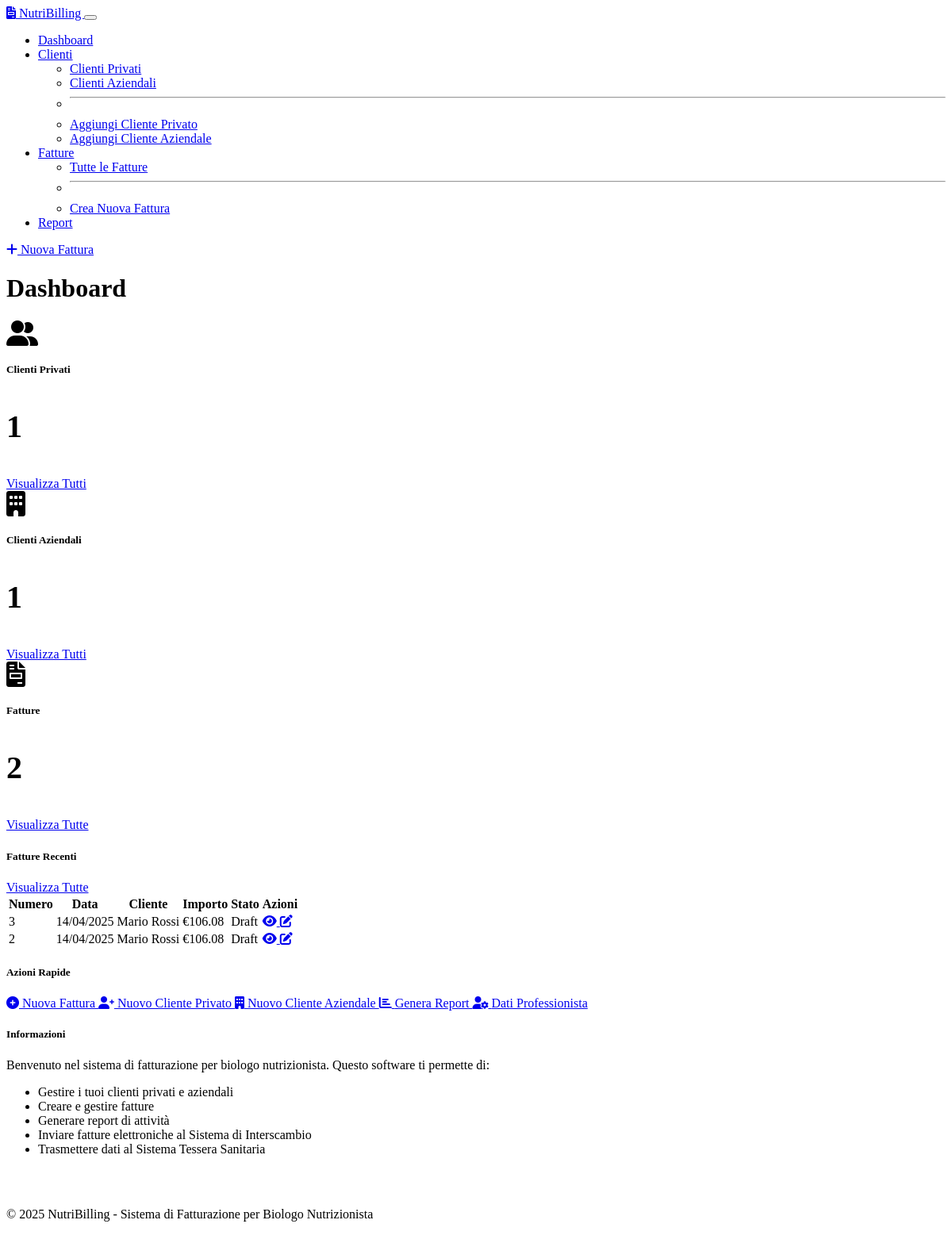
The page / on the database its author committed.
### models.py (models this page shows, shortened)
class Invoice(db.Model):
    __tablename__ = 'invoices'
    id = db.Column(db.Integer, primary_key=True)
    invoice_number = db.Column(db.String(50), nullable=False, unique=True)
    invoice_date = db.Column(db.Date, nullable=False, default=datetime.utcnow().date)
    private_client_id = db.Column(db.Integer, db.ForeignKey('private_clients.id'), nullable=True)
    business_client_id = db.Column(db.Integer, db.ForeignKey('business_clients.id'), nullable=True)
    payment_method = db.Column(db.String(100), nullable=True)
    notes = db.Column(db.Text, nullable=True)
    payment_due_date = db.Column(db.Date, nullable=True)
    status = db.Column(db.String(20), nullable=False, default='draft')  # draft, sent, paid, cancelled
    sent_to_sdi = db.Column(db.Boolean, default=False)  # Sent to Sistema di Interscambio
    sent_to_sts = db.Column(db.Boolean, default=False)  # Sent to Sistema Tessera Sanitaria
    health_service_related = db.Column(db.Boolean, default=False)  # If related to health services
    apply_enpab = db.Column(db.Boolean, default=True)  # Apply ENPAB contribution (4%)
    apply_stamp = db.Column(db.Boolean, default=True)  # Apply revenue stamp (€2.00)
    stamp_amount = db.Column(db.Float, default=2.00)  # Revenue stamp amount, default €2.00
    enpab_rate = db.Column(db.Float, default=4.00)  # ENPAB rate, default 4%
    created_at = db.Column(db.DateTime, default=lambda: datetime.now(timezone.utc))
    updated_at = db.Column(db.DateTime, default=lambda: datetime.now(timezone.utc), onupdate=lambda: datetime.now(timezone.utc))
    items = db.relationship('InvoiceItem', backref='invoice', lazy=True, cascade="all, delete-orphan")
    @property
    def subtotal(self):
        return sum(item.total_price for item in self.items)
    @property
    def enpab_amount(self):
        if not self.apply_enpab:
            return 0
        stamp_amount = self.stamp_amount if self.apply_stamp else 0
        return (self.subtotal + stamp_amount) * (self.enpab_rate / 100)
    @property
    def taxable_amount(self):
        return self.subtotal + self.enpab_amount
    @property
    def total_vat(self):
        items_vat = sum(item.total_price * (item.vat_rate / 100) for item in self.items)
        has_vat_items = any(item.vat_rate > 0 for item in self.items)
        enpab_vat = 0
        if has_vat_items and self.apply_enpab:
            enpab_without_stamp = self.subtotal * (self.enpab_rate / 100)
            enpab_vat = enpab_without_stamp * 0.22
        return items_vat + enpab_vat
    @property
    def stamp_duty(self):
        if not self.apply_stamp:
            return 0
        return self.stamp_amount
    @property
    def total(self):
        return self.taxable_amount + self.total_vat + self.stamp_duty
    @property
    def client_name(self):
        if self.private_client_id:
            return self.private_client.full_name
        elif self.business_client_id:
            return self.business_client.business_name
        return "Unknown Client"

class PrivateClient(db.Model):
    __tablename__ = 'private_clients'
    id = db.Column(db.Integer, primary_key=True)
    first_name = db.Column(db.String(100), nullable=False)
    last_name = db.Column(db.String(100), nullable=False)
    fiscal_code = db.Column(db.String(16), nullable=False, unique=True)
    email = db.Column(db.String(120), nullable=True)
    phone = db.Column(db.String(20), nullable=True)
    address = db.Column(db.String(255), nullable=True)
    city = db.Column(db.String(100), nullable=True)
    postal_code = db.Column(db.String(10), nullable=True)
    province = db.Column(db.String(2), nullable=True)
    date_of_birth = db.Column(db.Date, nullable=True)
    notes = db.Column(db.Text, nullable=True)
    created_at = db.Column(db.DateTime, default=lambda: datetime.now(timezone.utc))
    updated_at = db.Column(db.DateTime, default=lambda: datetime.now(timezone.utc), onupdate=lambda: datetime.now(timezone.utc))
    invoices = db.relationship('Invoice', backref='private_client', lazy=True,
                               foreign_keys='Invoice.private_client_id')
    @property
    def full_name(self):
        return f"{self.first_name} {self.last_name}"

class InvoiceItem(db.Model):
    __tablename__ = 'invoice_items'
    id = db.Column(db.Integer, primary_key=True)
    invoice_id = db.Column(db.Integer, db.ForeignKey('invoices.id', ondelete='CASCADE'), nullable=False)
    description = db.Column(db.String(255), nullable=False)
    quantity = db.Column(db.Integer, nullable=False, default=1)
    unit_price = db.Column(db.Float, nullable=False)
    vat_rate = db.Column(db.Float, nullable=False, default=22.0)  # Default 22% VAT in Italy
    exemption_reason = db.Column(db.String(255), nullable=True)
    created_at = db.Column(db.DateTime, default=lambda: datetime.now(timezone.utc))
    updated_at = db.Column(db.DateTime, default=lambda: datetime.now(timezone.utc), onupdate=lambda: datetime.now(timezone.utc))
    @property
    def total_price(self):
        return self.quantity * self.unit_price

### routes.py (the view)
@app.route('/')
@app.route('/home') # Aggiunto endpoint per coerenza con configura_professionista.html
def index():
    private_clients_count = PrivateClient.query.count()
    business_clients_count = BusinessClient.query.count()
    invoices_count = Invoice.query.count()
    recent_invoices = Invoice.query.order_by(Invoice.created_at.desc()).limit(5).all()
    return render_template('index.html',
                          private_clients_count=private_clients_count,
                          business_clients_count=business_clients_count,
                          invoices_count=invoices_count,
                          recent_invoices=recent_invoices)

### app.py (called while the page is built)
@app.context_processor
def utility_processor():
    def now():
        return datetime.now()
    return dict(now=now)

### templates/index.html (shortened to what this page needs)
{% extends "base.html" %}
{% block page_title %}Dashboard{% endblock %}
{% block content %}
<div class="row mb-4">
    <div class="col-md-4">
        <div class="card count-card bg-primary text-white mb-3">
            <div class="card-body text-center">
                <i class="fas fa-user-friends mb-2" style="font-size: 2rem;"></i>
                <h5 class="card-title">Clienti Privati</h5>
                <p class="count-number mb-0">{{ private_clients_count }}</p>
            </div>
            <div class="card-footer d-grid">
                <a href="{{ url_for('private_clients') }}" class="btn btn-outline-light">Visualizza Tutti</a>
            </div>
        </div>
    </div>
    <div class="col-md-4">
        <div class="card count-card bg-info text-white mb-3">
            <div class="card-body text-center">
                <i class="fas fa-building mb-2" style="font-size: 2rem;"></i>
                <h5 class="card-title">Clienti Aziendali</h5>
                <p class="count-number mb-0">{{ business_clients_count }}</p>
            </div>
            <div class="card-footer d-grid">
                <a href="{{ url_for('business_clients') }}" class="btn btn-outline-light">Visualizza Tutti</a>
            </div>
        </div>
    </div>
    <div class="col-md-4">
        <div class="card count-card bg-success text-white mb-3">
            <div class="card-body text-center">
                <i class="fas fa-file-invoice mb-2" style="font-size: 2rem;"></i>
                <h5 class="card-title">Fatture</h5>
                <p class="count-number mb-0">{{ invoices_count }}</p>
            </div>
            <div class="card-footer d-grid">
                <a href="{{ url_for('invoices') }}" class="btn btn-outline-light">Visualizza Tutte</a>
            </div>
        </div>
    </div>
</div>
<div class="row">
    <div class="col-md-8">
        <div class="card mb-4">
            <div class="card-header d-flex justify-content-between align-items-center">
                <h5 class="mb-0">Fatture Recenti</h5>
                <a href="{{ url_for('invoices') }}" class="btn btn-sm btn-primary">Visualizza Tutte</a>
            </div>
            <div class="card-body">
                {% if recent_invoices %}
                <div class="table-responsive">
                    <table class="table table-striped table-hover">
                        <thead>
                            <tr>
                                <th>Numero</th>
                                <th>Data</th>
                                <th>Cliente</th>
                                <th>Importo</th>
                                <th>Stato</th>
                                <th>Azioni</th>
                            </tr>
                        </thead>
                        <tbody>
                            {% for invoice in recent_invoices %}
                            <tr>
                                <td>{{ invoice.invoice_number }}</td>
                                <td>{{ invoice.invoice_date.strftime('%d/%m/%Y') }}</td>
                                <td>{{ invoice.client_name }}</td>
                                <td>€{{ "%.2f"|format(invoice.total) }}</td>
                                <td>
                                    <span class="badge {% if invoice.status == 'draft' %}bg-secondary{% elif invoice.status == 'sent' %}bg-primary{% elif invoice.status == 'paid' %}bg-success{% elif invoice.status == 'cancelled' %}bg-danger{% endif %}">
                                        {{ invoice.status|capitalize }}
                                    </span>
                                </td>
                                <td>
                                    <a href="{{ url_for('view_invoice', invoice_id=invoice.id) }}" class="btn btn-sm btn-info">
                                        <i class="fas fa-eye"></i>
                                    </a>
                                    <a href="{{ url_for('edit_invoice', invoice_id=invoice.id) }}" class="btn btn-sm btn-warning">
                                        <i class="fas fa-edit"></i>
                                    </a>
                                </td>
                            </tr>
                            {% endfor %}
                        </tbody>
                    </table>
                </div>
                {% else %}
                <div class="alert alert-info mb-0">
                    Non ci sono fatture recenti. <a href="{{ url_for('add_invoice') }}" class="alert-link">Crea la prima fattura</a>.
                </div>
                {% endif %}
            </div>
        </div>
    </div>
    <div class="col-md-4">
        <div class="card mb-4">
            <div class="card-header">
                <h5 class="mb-0">Azioni Rapide</h5>
            </div>
            <div class="card-body">
                <div class="d-grid gap-2">
                    <div class="d-grid gap-2">
                        <a href="{{ url_for('add_invoice') }}" class="btn btn-success">
                            <i class="fas fa-plus-circle me-2"></i> Nuova Fattura
                        </a>
                        <a href="{{ url_for('add_private_client') }}" class="btn btn-primary">
                            <i class="fas fa-user-plus me-2"></i> Nuovo Cliente Privato
                        </a>
                        <a href="{{ url_for('add_business_client') }}" class="btn btn-info">
                            <i class="fas fa-building me-2"></i> Nuovo Cliente Aziendale
                        </a>
                        <a href="{{ url_for('reports') }}" class="btn btn-secondary">
                            <i class="fas fa-chart-bar me-2"></i> Genera Report
                        </a>
                        <a href="{{ url_for('configura_professionista') }}" class="btn btn-warning">
                            <i class="fas fa-user-cog me-2"></i> Dati Professionista
                        </a>
                    </div>
                </div>
            </div>
        </div>
        <div class="card">
            <div class="card-header">
                <h5 class="mb-0">Informazioni</h5>
            </div>
            <div class="card-body">
                <p>Benvenuto nel sistema di fatturazione per biologo nutrizionista. Questo software ti permette di:</p>
                <ul>
                    <li>Gestire i tuoi clienti privati e aziendali</li>
                    <li>Creare e gestire fatture</li>
                    <li>Generare report di attività</li>
                    <li>Inviare fatture elettroniche al Sistema di Interscambio</li>
                    <li>Trasmettere dati al Sistema Tessera Sanitaria</li>
                </ul>
            </div>
        </div>
    </div>
</div>
{% endblock %}

### static/css/custom.css (style rules this page uses)
.count-card { transition: all 0.3s ease; }
.count-number { font-size: 2.5rem; font-weight: 700; }

### rows shown on the page
Invoice: invoice_number "3", invoice_date "14/04/2025", client_name "Mario Rossi", status "Draft"
InvoiceItem: total "106.08"
Invoice: invoice_number "2", invoice_date "14/04/2025", client_name "Mario Rossi", status "Draft"
InvoiceItem: total "106.08"

### other values the page prints
{{ private_clients_count }} "1"
{{ business_clients_count }} "1"
{{ invoices_count }} "2"
